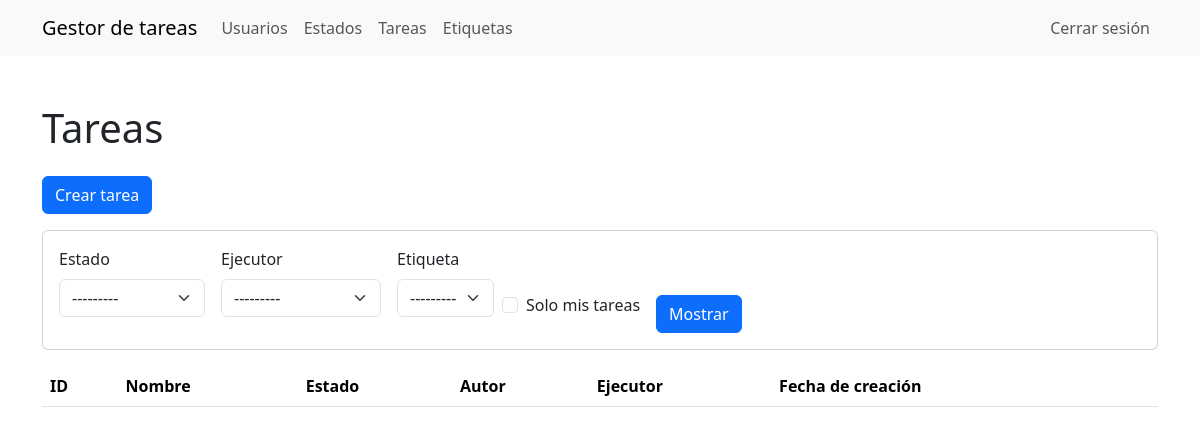
Before: /tasks/ (signed in) with the older database file.
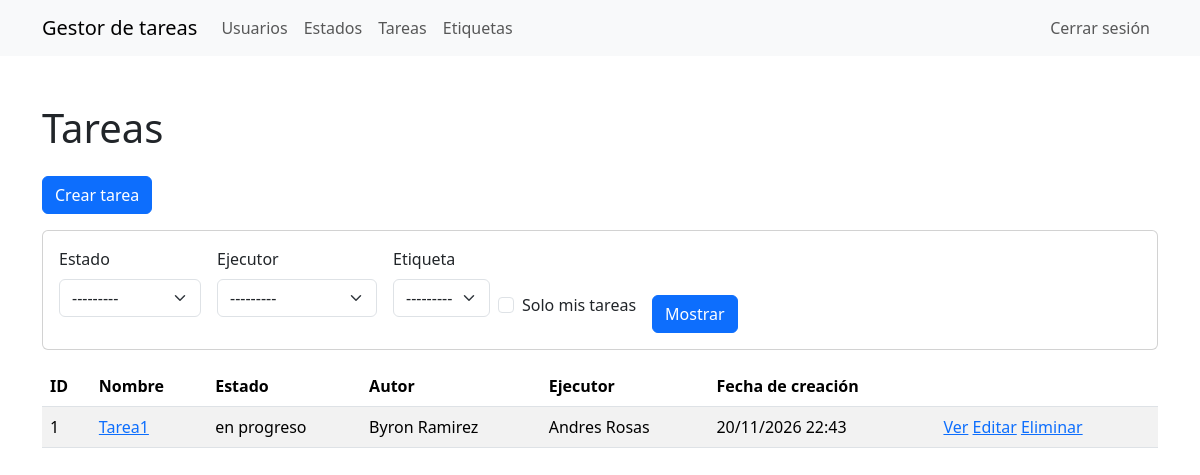
After: the same page with the newer database file.
### task_manager/tasks/models.py (models this page shows, shortened)
class Task(models.Model):
    name = models.CharField(max_length=255, unique=True)
    description = models.TextField(blank=True)
    status = models.ForeignKey(
        Status, on_delete=models.PROTECT, related_name='tasks',
    )
    author = models.ForeignKey(
        User, on_delete=models.PROTECT, related_name='authored_tasks',
    )
    executor = models.ForeignKey(
        User, on_delete=models.PROTECT, related_name='executed_tasks',
        null=True, blank=True,
    )
    labels = models.ManyToManyField(
        Label, blank=True, related_name='tasks',
    )
    created_at = models.DateTimeField(auto_now_add=True)

### task_manager/statuses/models.py (models this page shows)
class Status(models.Model):
    name = models.CharField(max_length=255, unique=True)
    created_at = models.DateTimeField(auto_now_add=True)
    def __str__(self):
        return self.name

### task_manager/tasks/views.py (the view)
# urls.py: path('', views.TaskListView.as_view(), name='tasks_index'),
class TaskListView(AuthRequiredMixin, FilterView):
    queryset = Task.objects.select_related('status', 'author', 'executor')
    filterset_class = TaskFilter
    template_name = 'tasks/index.html'

### task_manager/templates/tasks/index.html
{% extends "base.html" %}
{% load django_bootstrap5 %}
{% block content %}
  <h1 class="my-4">Tareas</h1>
  <a class="btn btn-primary mb-3" href="{% url 'tasks_create' %}">
    Crear tarea
  </a>
  <div class="card mb-3">
    <div class="card-body">
      <form method="get" class="row row-cols-lg-auto g-3 align-items-end">
        {% bootstrap_form filter.form layout="inline" %}
        <div class="col-12">
          <button type="submit" class="btn btn-primary">Mostrar</button>
        </div>
      </form>
    </div>
  </div>
  <table class="table table-striped">
    <thead>
      <tr>
        <th>ID</th>
        <th>Nombre</th>
        <th>Estado</th>
        <th>Autor</th>
        <th>Ejecutor</th>
        <th>Fecha de creación</th>
        <th></th>
      </tr>
    </thead>
    <tbody>
      {% for task in task_list %}
        <tr>
          <td>{{ task.pk }}</td>
          <td><a href="{% url 'tasks_detail' task.pk %}">{{ task.name }}</a></td>
          <td>{{ task.status.name }}</td>
          <td>{{ task.author.get_full_name }}</td>
          <td>{{ task.executor.get_full_name|default:"" }}</td>
          <td>{{ task.created_at|date:"d/m/Y H:i" }}</td>
          <td>
            <a href="{% url 'tasks_detail' task.pk %}">Ver</a>
            <a href="{% url 'tasks_update' task.pk %}">Editar</a>
            <a href="{% url 'tasks_delete' task.pk %}">Eliminar</a>
          </td>
        </tr>
      {% endfor %}
    </tbody>
  </table>
{% endblock %}

Changed rows visible on the page:
added Task: pk "1", name "Tarea1", status.name "en progreso", author.get_full_name "Byron Ramirez", executor.get_full_name "Andres Rosas", created_at "20/11/2026 22:43"
